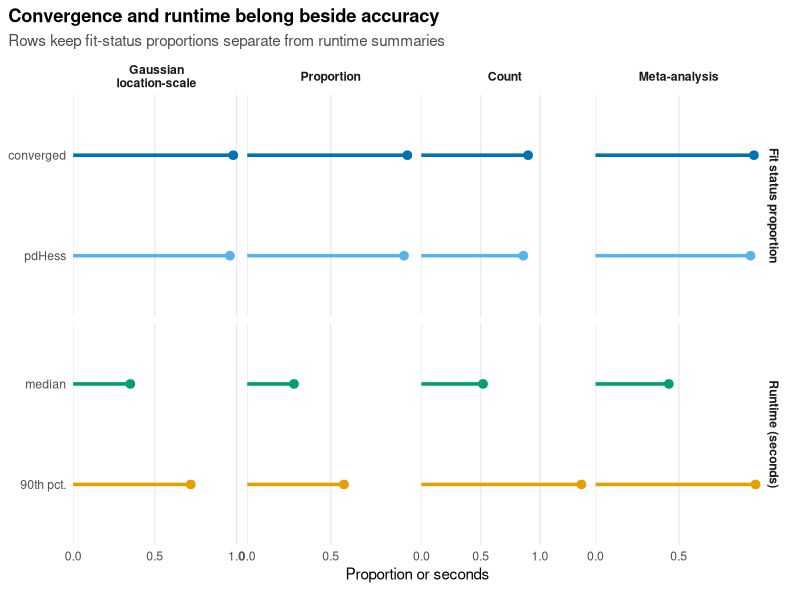
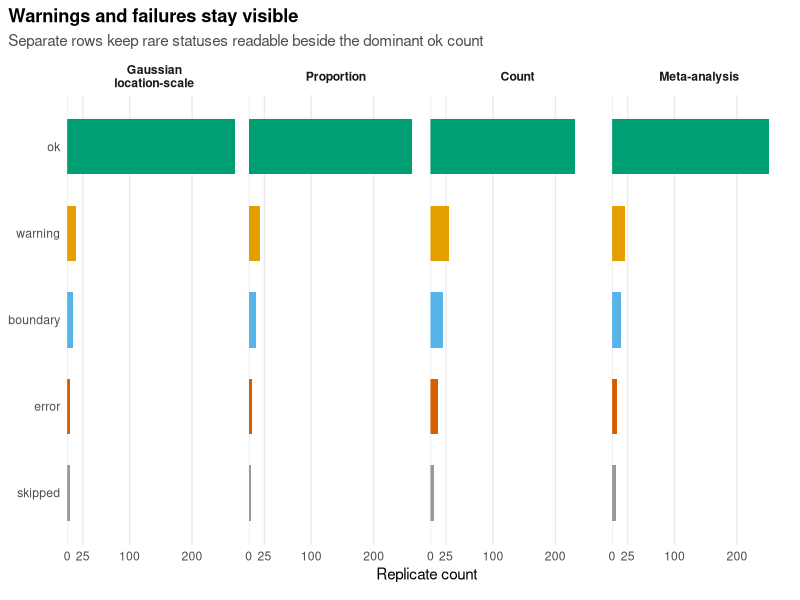

Write R code to recreate these figures, in order.
## ---- chunk 1
has_ggplot2 <- requireNamespace("ggplot2", quietly = TRUE)
knitr::opts_chunk$set(
  collapse = TRUE,
  comment = "#>",
  fig.width = 7,
  fig.height = 4.2,
  dpi = 144,
  eval = has_ggplot2
)
## ---- chunk 2
library(ggplot2)

theme_sim_grammar <- function() {
  theme_minimal(base_size = 11) +
    theme(
      panel.grid.minor = element_blank(),
      panel.grid.major.y = element_blank(),
      plot.title.position = "plot",
      plot.title = element_text(face = "bold"),
      plot.subtitle = element_text(colour = "grey30", lineheight = 1.05),
      strip.text = element_text(face = "bold"),
      legend.position = "bottom",
      plot.margin = margin(6, 10, 12, 6)
    )
}

surface_palette <- c(
  "Gaussian location-scale" = "#0072B2",
  "Proportion" = "#009E73",
  "Count" = "#D55E00",
  "Meta-analysis" = "#CC79A7"
)

surface_levels <- names(surface_palette)
surface_facet_labels <- c(
  "Gaussian location-scale" = "Gaussian\nlocation-scale",
  "Proportion" = "Proportion",
  "Count" = "Count",
  "Meta-analysis" = "Meta-analysis"
)
estimand_display_labels <- c(
  "beta_x" = "beta_x",
  "sigma" = "sigma",
  "sd_group" = "sd(group)",
  "rho12" = "rho12"
)
## ---- chunk 3
run_summary <- data.frame(
  surface = surface_levels,
  convergence_rate = c(0.98, 0.96, 0.90, 0.95),
  pdhess_rate = c(0.96, 0.94, 0.86, 0.93),
  elapsed_median = c(0.35, 0.28, 0.52, 0.44),
  elapsed_p90 = c(0.72, 0.58, 1.35, 0.96)
)
run_summary$surface <- factor(run_summary$surface, levels = surface_levels)
run_long <- rbind(
  data.frame(
    surface = run_summary$surface,
    measure = "Converged",
    value = run_summary$convergence_rate
  ),
  data.frame(
    surface = run_summary$surface,
    measure = "pdHess",
    value = run_summary$pdhess_rate
  ),
  data.frame(
    surface = run_summary$surface,
    measure = "Median runtime",
    value = run_summary$elapsed_median
  ),
  data.frame(
    surface = run_summary$surface,
    measure = "90th percentile runtime",
    value = run_summary$elapsed_p90
  )
)
run_long$panel <- ifelse(
  grepl("runtime", run_long$measure),
  "Runtime (seconds)",
  "Fit status proportion"
)
run_long$measure <- factor(
  run_long$measure,
  levels = c(
    "Converged",
    "pdHess",
    "Median runtime",
    "90th percentile runtime"
  )
)
run_long$measure_label <- factor(
  run_long$measure,
  levels = rev(levels(run_long$measure))
)

ggplot(run_long, aes(value, measure_label, colour = measure)) +
  geom_segment(
    aes(x = 0, xend = value, yend = measure_label),
    linewidth = 1.2,
    lineend = "round"
  ) +
  geom_point(size = 2.6) +
  facet_grid(
    panel ~ surface,
    scales = "free",
    space = "free_y",
    labeller = labeller(surface = as_labeller(surface_facet_labels))
  ) +
  scale_colour_manual(values = c(
    "Converged" = "#0072B2",
    "pdHess" = "#56B4E9",
    "Median runtime" = "#009E73",
    "90th percentile runtime" = "#E69F00"
  )) +
  scale_y_discrete(labels = c(
    "Converged" = "converged",
    "pdHess" = "pdHess",
    "Median runtime" = "median",
    "90th percentile runtime" = "90th pct."
  )) +
  scale_x_continuous(
    breaks = c(0, 0.5, 1),
    expand = expansion(mult = c(0, 0.04))
  ) +
  labs(
    title = "Convergence and runtime belong beside accuracy",
    subtitle = "Rows keep fit-status proportions separate from runtime summaries",
    x = "Proportion or seconds",
    y = NULL,
    colour = "Measure"
  ) +
  guides(colour = "none") +
  theme_sim_grammar()
## ---- chunk 4
failure_ledger <- data.frame(
  surface = rep(surface_levels, each = 5),
  status = rep(c("ok", "warning", "boundary", "error", "skipped"), 4),
  count = c(
    268, 14, 10, 4, 4,
    262, 18, 12, 5, 3,
    232, 30, 20, 12, 6,
    252, 20, 14, 8, 6
  )
)
failure_ledger$surface <- factor(failure_ledger$surface, levels = surface_levels)
failure_ledger$status <- factor(
  failure_ledger$status,
  levels = c("ok", "warning", "boundary", "error", "skipped")
)
failure_ledger$status_label <- factor(
  failure_ledger$status,
  levels = rev(levels(failure_ledger$status))
)

ggplot(failure_ledger, aes(count, status_label, fill = status)) +
  geom_col(width = 0.64) +
  facet_wrap(
    ~surface,
    nrow = 1,
    labeller = labeller(surface = as_labeller(surface_facet_labels))
  ) +
  scale_fill_manual(values = c(
    "ok" = "#009E73",
    "warning" = "#E69F00",
    "boundary" = "#56B4E9",
    "error" = "#D55E00",
    "skipped" = "#999999"
  )) +
  scale_y_discrete(labels = c(
    "ok" = "ok",
    "warning" = "warning",
    "boundary" = "boundary",
    "error" = "error",
    "skipped" = "skipped"
  )) +
  scale_x_continuous(
    breaks = c(0, 25, 100, 200, 300),
    expand = expansion(mult = c(0, 0.04))
  ) +
  labs(
    title = "Warnings and failures stay visible",
    subtitle = "Separate rows keep rare statuses readable beside the dominant ok count",
    x = "Replicate count",
    y = NULL,
    fill = "Status"
  ) +
  guides(fill = "none") +
  theme_sim_grammar()
